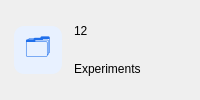
              <widget class="QFrame" name="cardStatExperiments">
               <property name="cssClass" stdset="0">
                <string>card</string>
               </property>
               <property name="frameShape">
                <enum>QFrame::NoFrame</enum>
               </property>
               <layout class="QHBoxLayout" name="layout_6">
                <property name="spacing">
                 <number>12</number>
                </property>
                <property name="leftMargin">
                 <number>14</number>
                </property>
                <property name="topMargin">
                 <number>12</number>
                </property>
                <property name="rightMargin">
                 <number>16</number>
                </property>
                <property name="bottomMargin">
                 <number>12</number>
                </property>
                <item>
                 <widget class="QLabel" name="badgeExperiments">
                  <property name="text">
                   <string>🗂</string>
                  </property>
                  <property name="alignment">
                   <set>Qt::AlignCenter</set>
                  </property>
                  <property name="styleSheet">
                   <string notr="true">background:#e8f1ff; color:#1f6feb; border-radius:10px; font-size:18pt;</string>
                  </property>
                  <property name="minimumSize">
                   <size>
                    <width>48</width>
                    <height>48</height>
                   </size>
                  </property>
                  <property name="maximumSize">
                   <size>
                    <width>48</width>
                    <height>48</height>
                   </size>
                  </property>
                 </widget>
                </item>
                <item>
                 <layout class="QVBoxLayout" name="layout_7">
                  <property name="spacing">
                   <number>0</number>
                  </property>
                  <item>
                   <widget class="QLabel" name="lblStatExperiments">
                    <property name="text">
                     <string>12</string>
                    </property>
                    <property name="cssClass" stdset="0">
                     <string>statValue</string>
                    </property>
                   </widget>
                  </item>
                  <item>
                   <widget class="QLabel" name="qlabel_1">
                    <property name="text">
                     <string>Experiments</string>
                    </property>
                    <property name="cssClass" stdset="0">
                     <string>muted</string>
                    </property>
                   </widget>
                  </item>
                 </layout>
                </item>
                <item>
                 <spacer name="spacer_5">
                  <property name="orientation">
                   <enum>Qt::Horizontal</enum>
                  </property>
                  <property name="sizeHint" stdset="0">
                   <size>
                    <width>20</width>
                    <height>20</height>
                   </size>
                  </property>
                 </spacer>
                </item>
               </layout>
              </widget>
